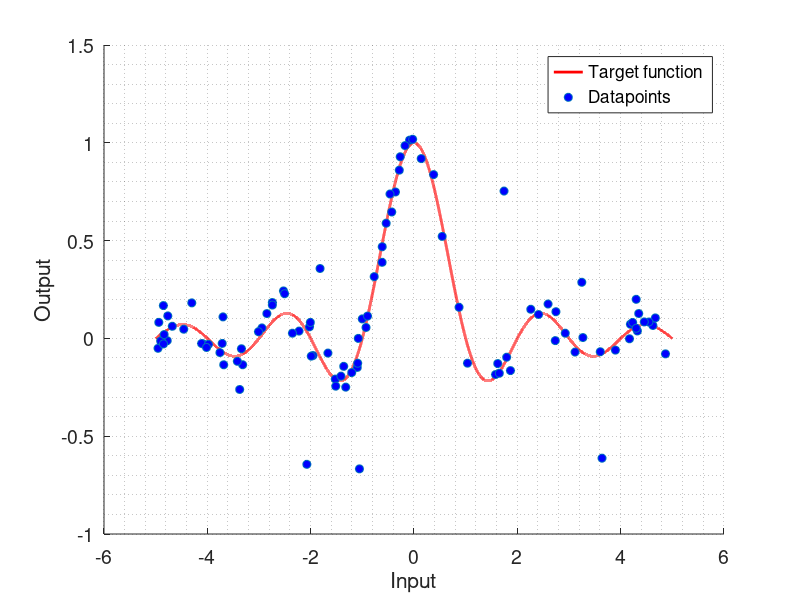

Write MATLAB code to recreate this figure.
clc;
clear;
close all;

%%%%%%%%%%%%%%%%%%%%%%%%%%%%%%%%%%%%%%%%%%%%%%%%%%%%%%%%%%%%%%%%%%%%%%%%%%%
%%                                                                       %%
%%                      Artificial Dataset 1                             %%
%%                                                                       %%   
%%%%%%%%%%%%%%%%%%%%%%%%%%%%%%%%%%%%%%%%%%%%%%%%%%%%%%%%%%%%%%%%%%%%%%%%%%%

%% Constants definition
n               = 100;       % Number of datapoints 
variance        = 0.004;    % Gaussian noise variance
pOutliers       = 0.1;     % Proportion of outliers

%% Generating real function
% X interval
x = -5:0.0001:5;
% Output values
y = sinc(x);

%% Selecting N random datapoints (Uniform)
r           = randi([1 length(x)],1,n);           % random points selection
xDataset    = x(r)';                       % selected inputs
yDataset    = y(r)';                       % selected outputs (noise will be added)
yRefDataset = yDataset;                 % selected outputs reference value


%% Adding noise to outputs
% Gaussian noise
std      = sqrt(variance);
yDataset = yDataset + std*randn(n,1);

%% Adding outliers
uOutliersIntensity  = (max(y) - min(y))+ 0.2*(max(y) - min(y));
rOutliers           = randi([1 length(xDataset)],round(n*pOutliers),1);
yDataset(rOutliers) = uOutliersIntensity*(rand(round(n*pOutliers),1)-0.5) + median(y);

%% Plotting generated dataset
figure('Name', 'Artificial dataset 1')
hold on;
grid minor;
set(gca,'FontSize', 14);
plot(x,y, 'r', 'LineWidth', 2);
plot(xDataset, yDataset, 'o', 'MarkerFaceColor', 'b');
xlabel('Input')
ylabel('Output')
legend('Target function', 'Datapoints');

%% Storing in struct and saving
field1 = 'function';
value1 = '@(x)sinc(x)';

field2 = 'numPoints';
value2 = n;

field3 = 'inputs';
value3 = xDataset;

field4 = 'outputs';
value4 = yDataset;

field5 = 'referenceOutputs';
value5 = yRefDataset;

field6 = 'minInput';
value6 = min(x);

field7 = 'maxInput';
value7 = max(x);

field8 = 'name';
value8 = 'sinc';

Dataset = struct(field1, value1, field2, value2, field3, value3,...
                    field4, value4, field5, value5, field6, value6,...
                    field7, value7, field8, value8);

save('../datasets/dataset_sinc', 'Dataset');